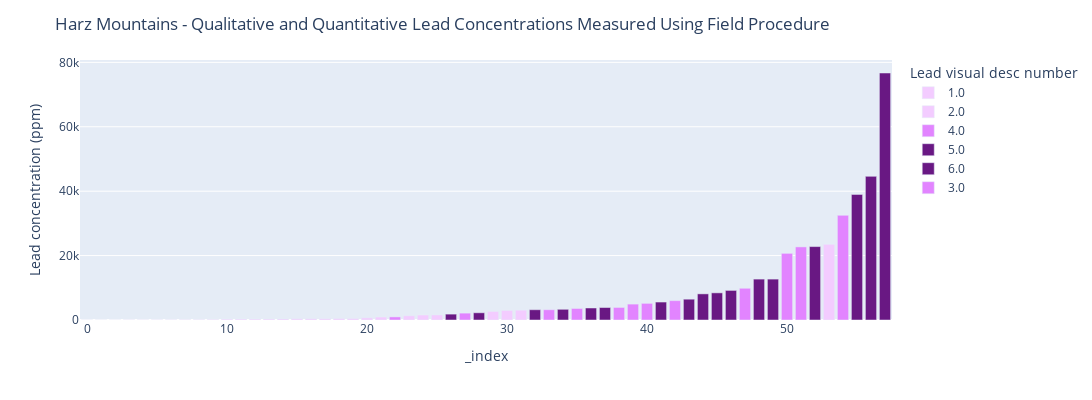

Notebook code for this chart:
### Code cell
fig = px.bar(sorted_data, x=sorted_data.index, y=sorted_data['Lead concentration (ppm)'], color=sorted_data['Lead visual desc number'],color_discrete_map=color_discrete_map_purples)
fig.update_layout(height=400,width=1100, title_text='Harz Mountains - Qualitative and Quantitative Lead Concentrations Measured Using Field Procedure')
fig.show()

### Figure 1 — Plotly figure (JSON) as saved in the notebook; plotly's stock layout.template omitted (floating-point values rounded to 4 significant figures)
{"data": [{"alignmentgroup": "True", "hovertemplate": "Lead visual desc number=1.0<br>_index=%{x}<br>Lead concentration (ppm)=%{y}<extra></extra>", "legendgroup": "1.0", "marker": {"color": "#f3ccff", "pattern": {"shape": ""}}, "name": "1.0", "offsetgroup": "1.0", "orientation": "v", "showlegend": true, "textposition": "auto", "type": "bar", "x": [0, 1], "xaxis": "x", "y": [37, 39], "yaxis": "y"}, {"alignmentgroup": "True", "hovertemplate": "Lead visual desc number=2.0<br>_index=%{x}<br>Lead concentration (ppm)=%{y}<extra></extra>", "legendgroup": "2.0", "marker": {"color": "#f3ccff", "pattern": {"shape": ""}}, "name": "2.0", "offsetgroup": "2.0", "orientation": "v", "showlegend": true, "textposition": "auto", "type": "bar", "x": [2, 3, 4, 5, 6, 7, 8, 9, 10, 11, 12, 13, 14, 15, 16, 17, 18, 19, 20, 21, 23, 24, 25, 29, 30, 31, 53], "xaxis": "x", "y": [44, 59, 60, 84, 89, 121, 135, 181, 263, 276, 277, 289, 319, 374, 383, 397, 437, 464, 670, 918, 1308, 1549, 1560, 2645, 2961, 3049, 23500], "yaxis": "y"}, {"alignmentgroup": "True", "hovertemplate": "Lead visual desc number=4.0<br>_index=%{x}<br>Lead concentration (ppm)=%{y}<extra></extra>", "legendgroup": "4.0", "marker": {"color": "#e284ff", "pattern": {"shape": ""}}, "name": "4.0", "offsetgroup": "4.0", "orientation": "v", "showlegend": true, "textposition": "auto", "type": "bar", "x": [22, 27, 33, 38, 39, 40, 42, 50, 51, 54], "xaxis": "x", "y": [958, 2132, 3194, 3897, 4936, 5171, 6015, 20700, 22700, 32500], "yaxis": "y"}, {"alignmentgroup": "True", "hovertemplate": "Lead visual desc number=5.0<br>_index=%{x}<br>Lead concentration (ppm)=%{y}<extra></extra>", "legendgroup": "5.0", "marker": {"color": "#691883", "pattern": {"shape": ""}}, "name": "5.0", "offsetgroup": "5.0", "orientation": "v", "showlegend": true, "textposition": "auto", "type": "bar", "x": [26, 52], "xaxis": "x", "y": [1825, 22800], "yaxis": "y"}, {"alignmentgroup": "True", "hovertemplate": "Lead visual desc number=6.0<br>_index=%{x}<br>Lead concentration (ppm)=%{y}<extra></extra>", "legendgroup": "6.0", "marker": {"color": "#691883", "pattern": {"shape": ""}}, "name": "6.0", "offsetgroup": "6.0", "orientation": "v", "showlegend": true, "textposition": "auto", "type": "bar", "x": [28, 32, 34, 36, 37, 41, 43, 44, 45, 46, 48, 49, 55, 56, 57], "xaxis": "x", "y": [2241, 3192, 3323, 3728, 3875, 5577, 6461, 8115, 8432, 9189, 12700, 12700, 39000, 44600, 76700], "yaxis": "y"}, {"alignmentgroup": "True", "hovertemplate": "Lead visual desc number=3.0<br>_index=%{x}<br>Lead concentration (ppm)=%{y}<extra></extra>", "legendgroup": "3.0", "marker": {"color": "#e284ff", "pattern": {"shape": ""}}, "name": "3.0", "offsetgroup": "3.0", "orientation": "v", "showlegend": true, "textposition": "auto", "type": "bar", "x": [35, 47], "xaxis": "x", "y": [3580, 9854], "yaxis": "y"}], "layout": {"barmode": "relative", "height": 400, "legend": {"title": {"text": "Lead visual desc number"}, "tracegroupgap": 0}, "margin": {"t": 60}, "title": {"text": "Harz Mountains - Qualitative and Quantitative Lead Concentrations Measured Using Field Procedure"}, "width": 1100, "xaxis": {"anchor": "y", "autorange": true, "domain": [0, 1], "range": [-0.5, 57.5], "title": {"text": "_index"}, "type": "linear"}, "yaxis": {"anchor": "x", "autorange": true, "domain": [0, 1], "range": [0, 80740.0], "title": {"text": "Lead concentration (ppm)"}, "type": "linear"}}}
